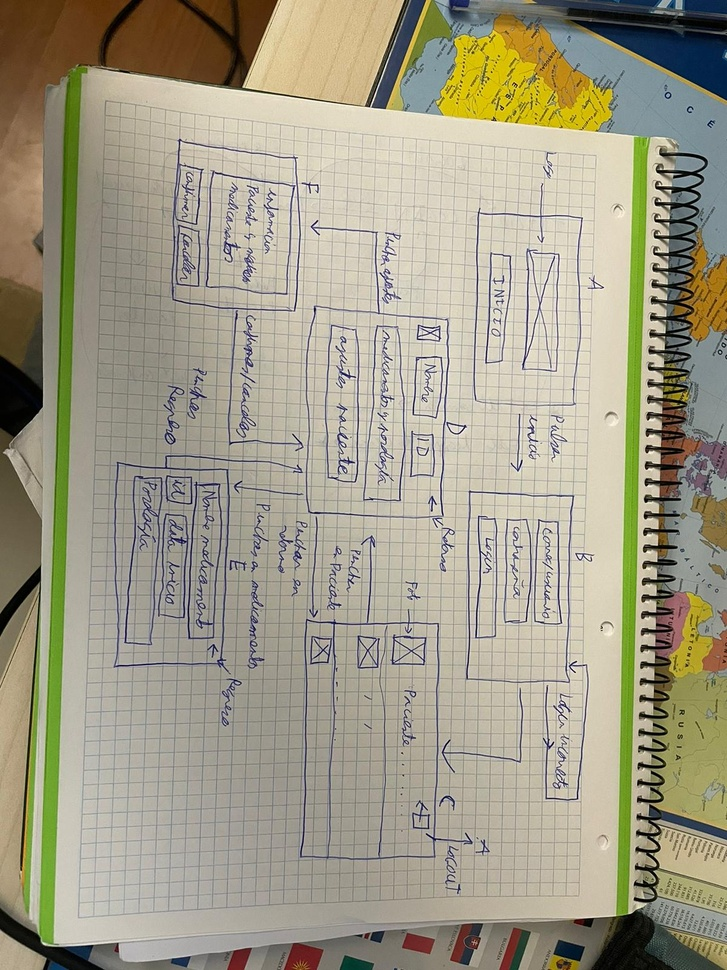
#> input picture ipm/p2/Alejandro_Luis_Núñez_Alvarellos/imagen 1.jpeg, 727 x 970 px, shrunk from 1200 x 1600 before the run, given in place of the camera
$ python filtrado_video.py   (older library calls are emulated)
#> lines starting #> are read from the running program, lines starting #| are printed output that depends on the picture; after the words box and inside, x2 and y2 are one past the last pixel; in counts of white or black regions, pixels touching at a corner belong together
import cv2

# Selecciona el filtro (0: Canny, 1: Sobel, 2: Laplacian, 3: Prewitt, 4: Scharr)
tipofil = 1
# Modo (True: solo bordes, False: con fondo)
modo = True

# peso del frame original
alpha = 0.8
# peso de los bordes
beta = 0.4
# valor constante sumado a la combinación
gamma = 0.3

filtros = ["Canny", "Sobel", "Laplacian", "Scharr"]

capture = cv2.VideoCapture(0)

while capture.isOpened():
    ret, frame = capture.read()
#> frame is the input picture: shape (970, 727, 3); mean B, G, R 135.7, 156.4, 161.2
    if not ret:
        break

    gray = cv2.cvtColor(frame, cv2.COLOR_BGR2GRAY)
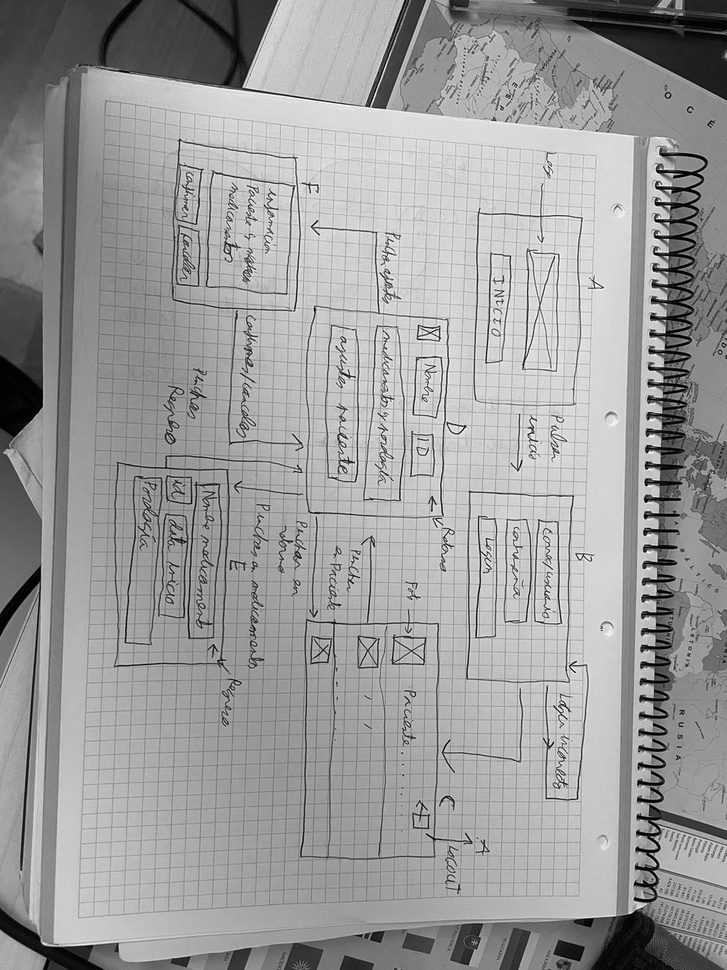
#> gray: shape (970, 727); min 0, max 254, mean 155.4

    if tipofil == 0:
        edges = cv2.Canny(gray, 100, 200)
    elif tipofil == 1:
        edges = cv2.Sobel(gray, cv2.CV_64F, 1, 0, ksize=5)
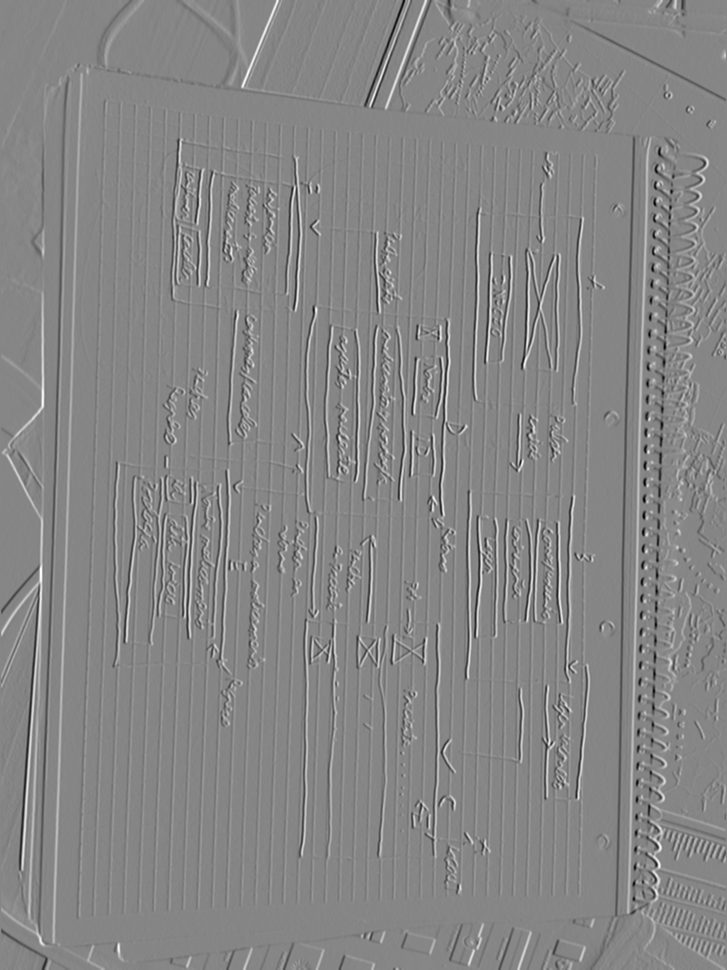
#> edges: shape (970, 727) float64; min -9244, max 8343, mean 3.8; drawn with min black and max white
    elif tipofil == 2:
        edges = cv2.Laplacian(gray, cv2.CV_64F)
        edges = cv2.convertScaleAbs(edges)
    elif tipofil == 3:
        edges = cv2.Scharr(gray, cv2.CV_64F, 1, 0) + cv2.Scharr(gray, cv2.CV_64F, 0, 1)
        edges = cv2.convertScaleAbs(edges)

    if modo:
        imsal = edges
    else:
        edges_color = cv2.cvtColor(edges, cv2.COLOR_GRAY2BGR)
        imsal = cv2.addWeighted(frame, alpha, edges_color, beta, gamma)

    cv2.putText(imsal, f"Filtro: {filtros[tipofil]}", (10, 30), cv2.FONT_HERSHEY_SIMPLEX, 1, (255, 255, 255), 2)
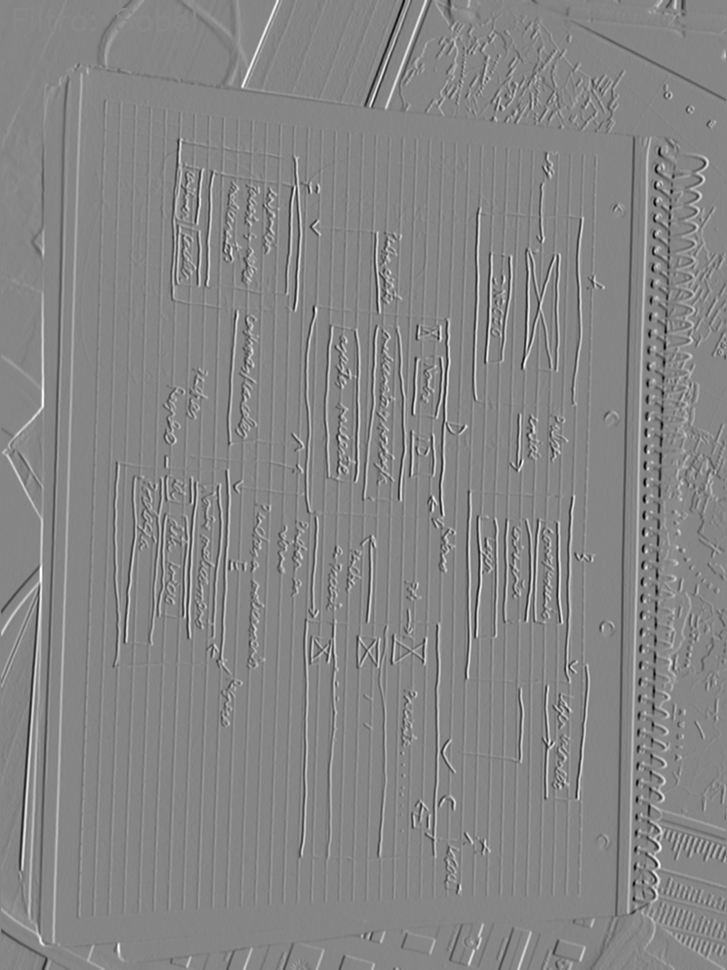
#> imsal: shape (970, 727) float64; 0.18% of pixels changed, all inside (x1, y1, x2, y2) = (13, 7, 196, 32); drawn with min black and max white

    cv2.imshow('Webcam con Filtro', imsal)
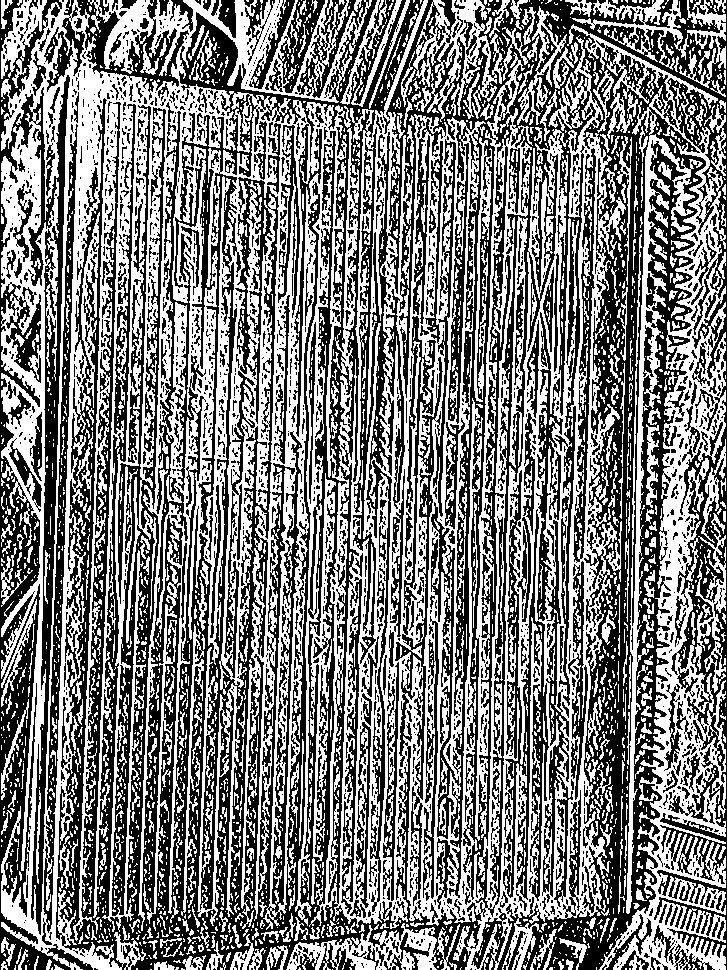
#> window 'Webcam con Filtro': shape (970, 727); 48.8% white; 2984 white regions (2365 under 20 px), largest, box (x1, y1, x2, y2) and area: (1, 0, 626, 970) 225072, (567, 24, 726, 970) 36656, (413, 0, 528, 122) 4424

    key = cv2.waitKey(1) & 0xFF
#> (key q is pressed here)
    if key == ord('q'):
        break
    elif key == ord('b'):
        modo = not modo if tipofil != 1 else modo
    elif key == ord('f'):
        tipofil = (tipofil + 1) % filtros.__len__()
        if tipofil == 1:
            tipofil = (tipofil + 1) % filtros.__len__()

capture.release()
cv2.destroyAllWindows()

$ run again, on ipm/p2/Alejandro_Luis_Núñez_Alvarellos/imagen 2.jpeg
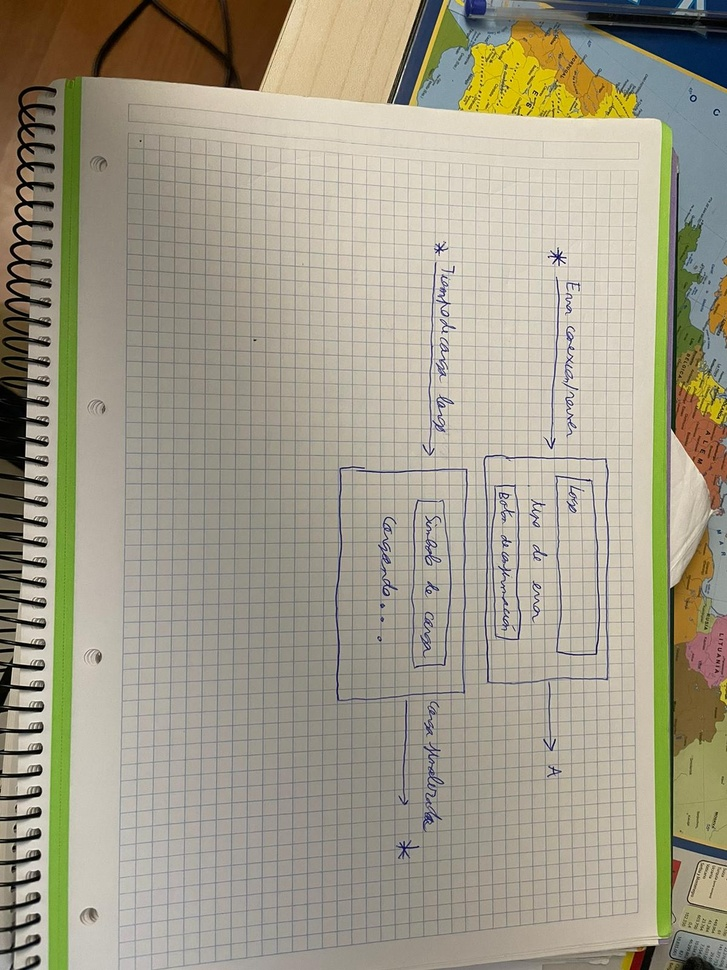
#> input picture ipm/p2/Alejandro_Luis_Núñez_Alvarellos/imagen 2.jpeg, 727 x 970 px, shrunk from 1200 x 1600 before the run, given in place of the camera
#> frame is the input picture: shape (970, 727, 3); mean B, G, R 136.7, 155.6, 161
#> `cv2.putText(imsal, f"Filtro: {filtros[tipofil]}", (10, 30), cv2.FONT_H..`:
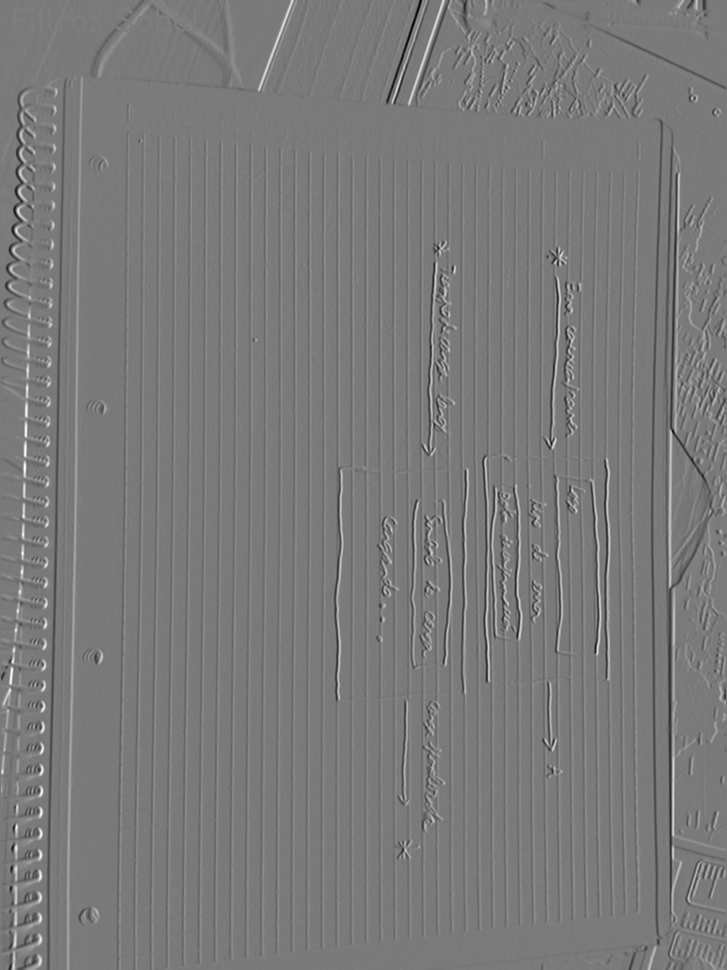
#> imsal: shape (970, 727) float64; min -8859, max 9605, mean 7.1; drawn with min black and max white
#> `cv2.imshow('Webcam con Filtro', imsal)`:
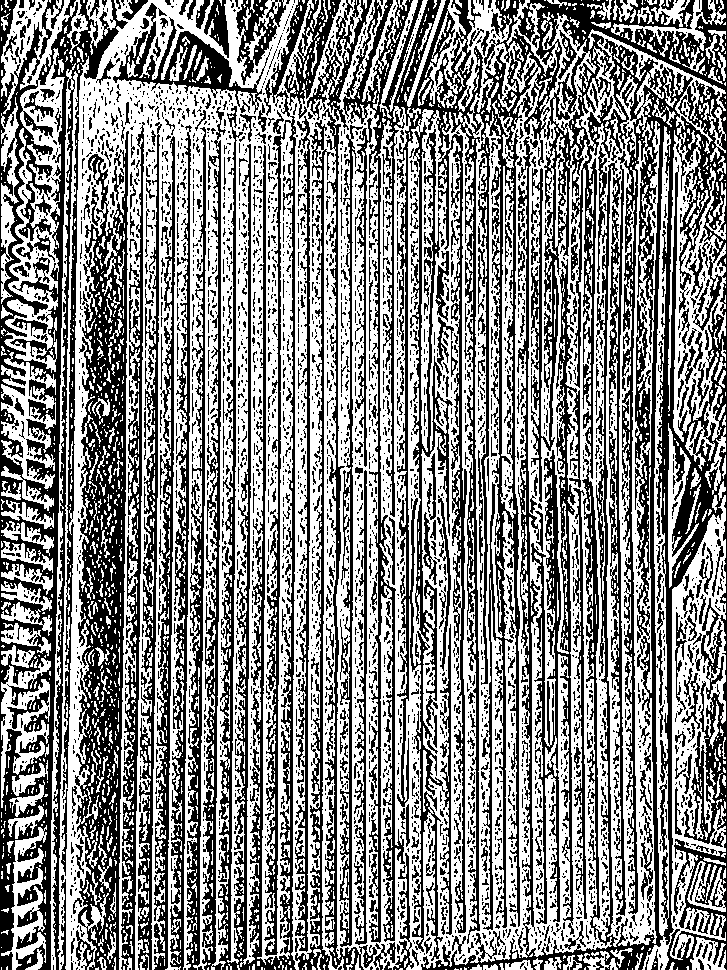
#> window 'Webcam con Filtro': shape (970, 727); 53.4% white; 4269 black regions (3661 under 20 px), largest, box (x1, y1, x2, y2) and area: (343, 0, 727, 970) 115126, (0, 0, 128, 970) 34267, (75, 131, 129, 970) 22705
